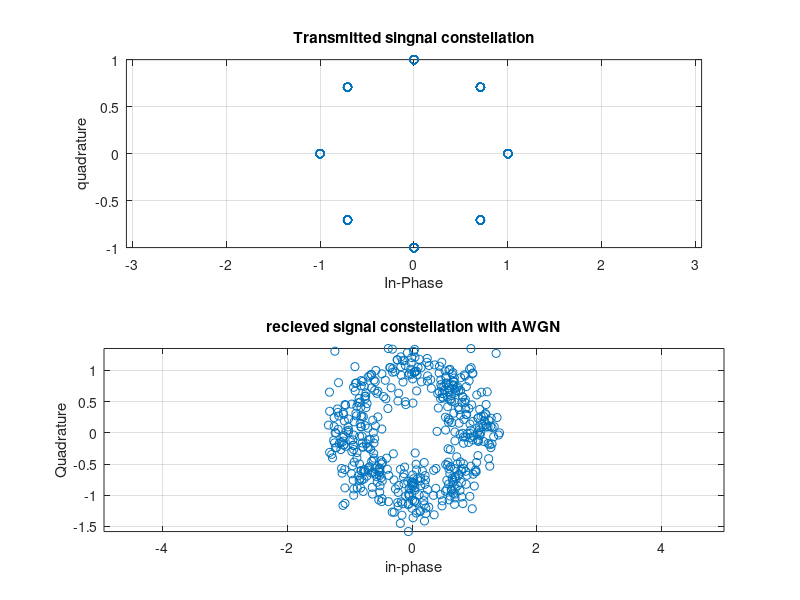

Source code (MATLAB):
clear;
close all;
M=8;
N=500;
SNR_dB=10;
dataSymbols=randi([0 M-1],N,1);
txSignal=pskmod(dataSymbols,M);
rxSignal=awgn(txSignal,SNR_dB,'measured');
demodulatedSymbols=pskdemod(rxSignal,M);
numErrors=sum(dataSymbols ~=demodulatedSymbols);
SER=numErrors/N;
fprintf('M-PSK MODUATION ORDER(M): %d\n',M);
fprintf('NUMBER OF SYMBOLS: %d\n',N);
fprintf('SNR(dB): %.2f\n',SNR_dB);
fprintf('Calculated Symbol Error Rate(SER): %.4f\n',SER);
figure;
subplot(2,1,1);
plot(real(txSignal),imag(txSignal),'o');
title('Transmitted singnal constellation');
xlabel('In-Phase');
ylabel('quadrature');
grid on;
axis equal;
subplot(2,1,2);
plot(real(rxSignal),imag(rxSignal),'o');
title('recieved signal constellation with AWGN');
xlabel('in-phase');
ylabel('Quadrature');
grid on;
axis equal;